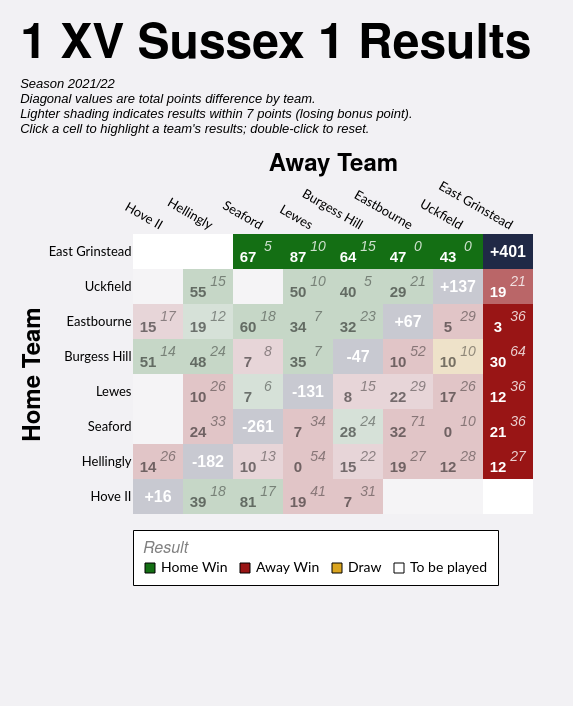

The specification (Vega-Lite) saved for this image:
### Vega-Lite specification from a JSON file in a GitHub repository (floating-point values rounded to 4 significant figures)
{"config": {"axis": {"labelFont": "Lato, sans-serif", "titleFont": "PT Sans Narrow, Helvetica Neue, Helvetica, Arial, sans-serif", "labelFontSize": 13, "titleFontSize": 24, "gridColor": "#202947", "gridOpacity": 0.2}, "header": {"labelFont": "PT Sans Narrow, Helvetica Neue, Helvetica, Arial, sans-serif", "titleFont": "PT Sans Narrow, Helvetica Neue, Helvetica, Arial, sans-serif", "labelFontSize": 24, "titleFontSize": 28, "labelFontWeight": "bold", "orient": "left"}, "legend": {"labelFont": "Lato, sans-serif", "titleFont": "PT Sans Narrow, Helvetica Neue, Helvetica, Arial, sans-serif", "labelFontSize": 14, "titleFontSize": 16, "titlePadding": 5, "fillColor": "white", "strokeColor": "black", "padding": 10, "titleFontWeight": "lighter", "titleFontStyle": "italic", "titleColor": "gray", "offset": 10}, "title": {"font": "PT Sans Narrow, Helvetica Neue, Helvetica, Arial, sans-serif", "fontSize": 48, "fontWeight": "bold", "anchor": "start", "align": "center", "titlePadding": 20, "subtitlePadding": 10, "subtitleFontSize": 13, "subtitleColor": "", "subtitleFontStyle": "italic", "offset": 15, "color": "black"}, "axisX": {"labelAngle": 0}, "facet": {"title": null, "header": null, "align": {"row": "each", "column": "each"}}, "resolve": {"scale": {"y": "independent", "facet": "independent"}}, "background": "#f2f1f4", "view": {"stroke": null}}, "layer": [{"data": {"name": "data-8e89745e91d6dfe7bef46df0628b82b9"}, "mark": {"type": "rect"}, "encoding": {"color": {"field": "result", "legend": {"columns": 4, "direction": "horizontal", "labelLimit": 200, "offset": 16, "orient": "bottom", "symbolStrokeColor": "black", "symbolStrokeWidth": 1, "values": ["Home Win", "Away Win", "Draw", "To be played"]}, "scale": {"domain": ["Home Win", "Home Win (LBP)", "Away Win", "Away Win (LBP)", "Draw", "To be played", "N/A"], "range": ["#146f14", "#146f14a0", "#991515", "#991515a0", "goldenrod", "white", "#202946"]}, "title": "Result", "type": "nominal"}, "opacity": {"condition": {"test": "datum.home_team == param_4['home_team'] || datum.away_team == param_4['home_team'] || !isValid(param_4['home_team'])", "value": 1.0}, "value": 0.2}, "tooltip": [{"field": "home_team", "title": "Home", "type": "nominal"}, {"field": "away_team", "title": "Away", "type": "nominal"}, {"field": "home_score_text", "title": "Home Score", "type": "nominal"}, {"field": "away_score_text", "title": "Away Score", "type": "nominal"}, {"field": "result", "title": "Result", "type": "nominal"}, {"field": "date", "format": "%d %b %Y", "title": "Date", "type": "temporal"}], "x": {"axis": {"domain": false, "grid": false, "labelAngle": 30, "orient": "top", "ticks": false}, "field": "away_team", "sort": ["Hove II", "Hellingly", "Seaford", "Lewes", "Burgess Hill", "Eastbourne", "Uckfield", "East Grinstead"], "title": "Away Team", "type": "nominal"}, "y": {"axis": {"domain": false, "grid": false, "ticks": false}, "field": "home_team", "sort": ["East Grinstead", "Uckfield", "Eastbourne", "Burgess Hill", "Lewes", "Seaford", "Hellingly", "Hove II"], "title": "Home Team", "type": "nominal"}}, "name": "view_1"}, {"data": {"name": "data-8e89745e91d6dfe7bef46df0628b82b9"}, "mark": {"type": "text", "fontStyle": "italic", "size": 14, "xOffset": 10, "yOffset": -5}, "encoding": {"color": {"condition": {"test": "datum.home_team == param_4['home_team'] || datum.away_team == param_4['home_team'] || !isValid(param_4['home_team'])", "value": "white"}, "value": "black"}, "opacity": {"condition": {"test": "datum.home_team == param_4['home_team'] || datum.away_team == param_4['home_team'] || !isValid(param_4['home_team'])", "value": 0.8}, "value": 0.4}, "text": {"field": "away_score_text", "type": "nominal"}, "x": {"field": "away_team", "sort": ["Hove II", "Hellingly", "Seaford", "Lewes", "Burgess Hill", "Eastbourne", "Uckfield", "East Grinstead"], "type": "nominal"}, "y": {"field": "home_team", "sort": ["East Grinstead", "Uckfield", "Eastbourne", "Burgess Hill", "Lewes", "Seaford", "Hellingly", "Hove II"], "type": "nominal"}}, "transform": [{"filter": "datum.away_score_text != '' && datum.away_score_text != 'WO'"}]}, {"data": {"name": "data-8e89745e91d6dfe7bef46df0628b82b9"}, "mark": {"type": "text", "size": 12, "xOffset": 10, "yOffset": -5}, "encoding": {"color": {"condition": {"test": "datum.home_team == param_4['home_team'] || datum.away_team == param_4['home_team'] || !isValid(param_4['home_team'])", "value": "white"}, "value": "black"}, "opacity": {"condition": {"test": "datum.home_team == param_4['home_team'] || datum.away_team == param_4['home_team'] || !isValid(param_4['home_team'])", "value": 0.8}, "value": 0.4}, "text": {"field": "away_score_text", "type": "nominal"}, "x": {"field": "away_team", "sort": ["Hove II", "Hellingly", "Seaford", "Lewes", "Burgess Hill", "Eastbourne", "Uckfield", "East Grinstead"], "type": "nominal"}, "y": {"field": "home_team", "sort": ["East Grinstead", "Uckfield", "Eastbourne", "Burgess Hill", "Lewes", "Seaford", "Hellingly", "Hove II"], "type": "nominal"}}, "transform": [{"filter": "datum.away_score_text == 'WO'"}]}, {"data": {"name": "data-8e89745e91d6dfe7bef46df0628b82b9"}, "mark": {"type": "text", "fontWeight": "bold", "size": 15, "xOffset": -10, "yOffset": 5}, "encoding": {"color": {"condition": {"test": "datum.home_team == param_4['home_team'] || datum.away_team == param_4['home_team'] || !isValid(param_4['home_team'])", "value": "white"}, "value": "black"}, "opacity": {"condition": {"test": "datum.home_team == param_4['home_team'] || datum.away_team == param_4['home_team'] || !isValid(param_4['home_team'])", "value": 1.0}, "value": 0.5}, "text": {"field": "home_score_text", "type": "nominal"}, "x": {"field": "away_team", "sort": ["Hove II", "Hellingly", "Seaford", "Lewes", "Burgess Hill", "Eastbourne", "Uckfield", "East Grinstead"], "type": "nominal"}, "y": {"field": "home_team", "sort": ["East Grinstead", "Uckfield", "Eastbourne", "Burgess Hill", "Lewes", "Seaford", "Hellingly", "Hove II"], "type": "nominal"}}, "transform": [{"filter": "datum.home_score_text != '' && datum.home_score_text != 'WO'"}]}, {"data": {"name": "data-8e89745e91d6dfe7bef46df0628b82b9"}, "mark": {"type": "text", "size": 12, "xOffset": -10, "yOffset": 5}, "encoding": {"color": {"condition": {"test": "datum.home_team == param_4['home_team'] || datum.away_team == param_4['home_team'] || !isValid(param_4['home_team'])", "value": "white"}, "value": "black"}, "opacity": {"condition": {"test": "datum.home_team == param_4['home_team'] || datum.away_team == param_4['home_team'] || !isValid(param_4['home_team'])", "value": 1.0}, "value": 0.5}, "text": {"field": "home_score_text", "type": "nominal"}, "x": {"field": "away_team", "sort": ["Hove II", "Hellingly", "Seaford", "Lewes", "Burgess Hill", "Eastbourne", "Uckfield", "East Grinstead"], "type": "nominal"}, "y": {"field": "home_team", "sort": ["East Grinstead", "Uckfield", "Eastbourne", "Burgess Hill", "Lewes", "Seaford", "Hellingly", "Hove II"], "type": "nominal"}}, "transform": [{"filter": "datum.home_score_text == 'WO'"}]}, {"data": {"name": "data-dddbf2c5a322969ad81e067fa036e787"}, "mark": {"type": "text", "color": "white", "fontWeight": "bold", "size": 16}, "encoding": {"text": {"field": "display_text", "type": "nominal"}, "tooltip": [{"field": "home_team", "title": "Team", "type": "nominal"}, {"field": "display_text", "title": "Points Difference", "type": "nominal"}], "x": {"field": "away_team", "sort": ["Hove II", "Hellingly", "Seaford", "Lewes", "Burgess Hill", "Eastbourne", "Uckfield", "East Grinstead"], "type": "nominal"}, "y": {"field": "home_team", "sort": ["East Grinstead", "Uckfield", "Eastbourne", "Burgess Hill", "Lewes", "Seaford", "Hellingly", "Hove II"], "type": "nominal"}}}], "height": {"step": 35}, "padding": {"left": 20, "top": 20, "right": 40, "bottom": 120}, "params": [{"name": "param_4", "select": {"type": "point", "clear": "dblclick", "fields": ["home_team"], "on": "click"}, "value": [{"home_team": "East Grinstead"}], "views": ["view_1"]}], "title": {"text": "1 XV Sussex 1 Results", "subtitle": ["Season 2021/22", "Diagonal values are total points difference by team.", "Lighter shading indicates results within 7 points (losing bonus point).", "Click a cell to highlight a team's results; double-click to reset."]}, "width": {"step": 50}, "$schema": "https://vega.github.io/schema/vega-lite/v5.20.1.json", "datasets": {"data-8e89745e91d6dfe7bef46df0628b82b9": [{"home_team": "Burgess Hill", "away_team": "Burgess Hill", "match_id": null, "date": "", "home_score": null, "away_score": null, "home_walkover": null, "away_walkover": null, "result": "N/A", "home_score_text": "", "away_score_text": "", "wo_result": "", "score_text": "", "display_text": "-47", "is_diagonal": true, "result_simple": "N/A"}, {"home_team": "Burgess Hill", "away_team": "East Grinstead", "match_id": "954941", "date": "2022-02-26T00:00:00", "home_score": 30.0, "away_score": 64.0, "home_walkover": false, "away_walkover": false, "result": "Away Win", "home_score_text": "30", "away_score_text": "64", "wo_result": "", "score_text": "30-64", "display_text": "30-64", "is_diagonal": false, "result_simple": "Away Win"}, {"home_team": "Burgess Hill", "away_team": "Eastbourne", "match_id": "909527", "date": "2021-11-13T00:00:00", "home_score": 10.0, "away_score": 52.0, "home_walkover": false, "away_walkover": false, "result": "Away Win", "home_score_text": "10", "away_score_text": "52", "wo_result": "", "score_text": "10-52", "display_text": "10-52", "is_diagonal": false, "result_simple": "Away Win"}, {"home_team": "Burgess Hill", "away_team": "Hellingly", "match_id": "909555", "date": "2022-02-12T00:00:00", "home_score": 48.0, "away_score": 24.0, "home_walkover": false, "away_walkover": false, "result": "Home Win", "home_score_text": "48", "away_score_text": "24", "wo_result": "", "score_text": "48-24", "display_text": "48-24", "is_diagonal": false, "result_simple": "Home Win"}, {"home_team": "Burgess Hill", "away_team": "Hove II", "match_id": "909511", "date": "2021-10-02T00:00:00", "home_score": 51.0, "away_score": 14.0, "home_walkover": false, "away_walkover": false, "result": "Home Win", "home_score_text": "51", "away_score_text": "14", "wo_result": "", "score_text": "51-14", "display_text": "51-14", "is_diagonal": false, "result_simple": "Home Win"}, {"home_team": "Burgess Hill", "away_team": "Lewes", "match_id": "909507", "date": "2021-09-25T00:00:00", "home_score": 35.0, "away_score": 7.0, "home_walkover": false, "away_walkover": false, "result": "Home Win", "home_score_text": "35", "away_score_text": "7", "wo_result": "", "score_text": "35-7", "display_text": "35-7", "is_diagonal": false, "result_simple": "Home Win"}, {"home_team": "Burgess Hill", "away_team": "Seaford", "match_id": "909547", "date": "2022-01-22T00:00:00", "home_score": 7.0, "away_score": 8.0, "home_walkover": false, "away_walkover": false, "result": "Away Win (LBP)", "home_score_text": "7", "away_score_text": "8", "wo_result": "", "score_text": "7-8", "display_text": "7-8", "is_diagonal": false, "result_simple": "Away Win"}, {"home_team": "Burgess Hill", "away_team": "Uckfield", "match_id": "909519", "date": "2021-10-23T00:00:00", "home_score": 10.0, "away_score": 10.0, "home_walkover": false, "away_walkover": false, "result": "Draw", "home_score_text": "10", "away_score_text": "10", "wo_result": "", "score_text": "10-10", "display_text": "10-10", "is_diagonal": false, "result_simple": "Draw"}, {"home_team": "East Grinstead", "away_team": "Burgess Hill", "match_id": "909516", "date": "2021-10-16T00:00:00", "home_score": 64.0, "away_score": 15.0, "home_walkover": false, "away_walkover": false, "result": "Home Win", "home_score_text": "64", "away_score_text": "15", "wo_result": "", "score_text": "64-15", "display_text": "64-15", "is_diagonal": false, "result_simple": "Home Win"}, {"home_team": "East Grinstead", "away_team": "East Grinstead", "match_id": null, "date": "", "home_score": null, "away_score": null, "home_walkover": null, "away_walkover": null, "result": "N/A", "home_score_text": "", "away_score_text": "", "wo_result": "", "score_text": "", "display_text": "+401", "is_diagonal": true, "result_simple": "N/A"}, {"home_team": "East Grinstead", "away_team": "Eastbourne", "match_id": "909509", "date": "2021-09-25T00:00:00", "home_score": 47.0, "away_score": 0.0, "home_walkover": false, "away_walkover": false, "result": "Home Win", "home_score_text": "47", "away_score_text": "0", "wo_result": "", "score_text": "47-0", "display_text": "47-0", "is_diagonal": false, "result_simple": "Home Win"}, {"home_team": "East Grinstead", "away_team": "Hellingly", "match_id": null, "date": "", "home_score": null, "away_score": null, "home_walkover": null, "away_walkover": null, "result": "To be played", "home_score_text": "", "away_score_text": "", "wo_result": "", "score_text": "", "display_text": "", "is_diagonal": false, "result_simple": "To be played"}, {"home_team": "East Grinstead", "away_team": "Hove II", "match_id": null, "date": "", "home_score": null, "away_score": null, "home_walkover": null, "away_walkover": null, "result": "To be played", "home_score_text": "", "away_score_text": "", "wo_result": "", "score_text": "", "display_text": "", "is_diagonal": false, "result_simple": "To be played"}, {"home_team": "East Grinstead", "away_team": "Lewes", "match_id": "909523", "date": "2021-10-30T00:00:00", "home_score": 87.0, "away_score": 10.0, "home_walkover": false, "away_walkover": false, "result": "Home Win", "home_score_text": "87", "away_score_text": "10", "wo_result": "", "score_text": "87-10", "display_text": "87-10", "is_diagonal": false, "result_simple": "Home Win"}, {"home_team": "East Grinstead", "away_team": "Seaford", "match_id": "909557", "date": "2022-02-12T00:00:00", "home_score": 67.0, "away_score": 5.0, "home_walkover": false, "away_walkover": false, "result": "Home Win", "home_score_text": "67", "away_score_text": "5", "wo_result": "", "score_text": "67-5", "display_text": "67-5", "is_diagonal": false, "result_simple": "Home Win"}, {"home_team": "East Grinstead", "away_team": "Uckfield", "match_id": "909529", "date": "2021-11-13T00:00:00", "home_score": 43.0, "away_score": 0.0, "home_walkover": false, "away_walkover": false, "result": "Home Win", "home_score_text": "43", "away_score_text": "0", "wo_result": "", "score_text": "43-0", "display_text": "43-0", "is_diagonal": false, "result_simple": "Home Win"}, {"home_team": "Eastbourne", "away_team": "Burgess Hill", "match_id": "909553", "date": "2022-01-29T00:00:00", "home_score": 32.0, "away_score": 23.0, "home_walkover": false, "away_walkover": false, "result": "Home Win", "home_score_text": "32", "away_score_text": "23", "wo_result": "", "score_text": "32-23", "display_text": "32-23", "is_diagonal": false, "result_simple": "Home Win"}, {"home_team": "Eastbourne", "away_team": "East Grinstead", "match_id": "909560", "date": "2022-02-19T00:00:00", "home_score": 3.0, "away_score": 36.0, "home_walkover": false, "away_walkover": false, "result": "Away Win", "home_score_text": "3", "away_score_text": "36", "wo_result": "", "score_text": "3-36", "display_text": "3-36", "is_diagonal": false, "result_simple": "Away Win"}, {"home_team": "Eastbourne", "away_team": "Eastbourne", "match_id": null, "date": "", "home_score": null, "away_score": null, "home_walkover": null, "away_walkover": null, "result": "N/A", "home_score_text": "", "away_score_text": "", "wo_result": "", "score_text": "", "display_text": "+67", "is_diagonal": true, "result_simple": "N/A"}, {"home_team": "Eastbourne", "away_team": "Hellingly", "match_id": "909526", "date": "2021-10-30T00:00:00", "home_score": 19.0, "away_score": 12.0, "home_walkover": false, "away_walkover": false, "result": "Home Win (LBP)", "home_score_text": "19", "away_score_text": "12", "wo_result": "", "score_text": "19-12", "display_text": "19-12", "is_diagonal": false, "result_simple": "Home Win"}, {"home_team": "Eastbourne", "away_team": "Hove II", "match_id": "909533", "date": "2021-11-27T00:00:00", "home_score": 15.0, "away_score": 17.0, "home_walkover": false, "away_walkover": false, "result": "Away Win (LBP)", "home_score_text": "15", "away_score_text": "17", "wo_result": "", "score_text": "15-17", "display_text": "15-17", "is_diagonal": false, "result_simple": "Away Win"}, {"home_team": "Eastbourne", "away_team": "Lewes", "match_id": "909546", "date": "2022-01-15T00:00:00", "home_score": 34.0, "away_score": 7.0, "home_walkover": false, "away_walkover": false, "result": "Home Win", "home_score_text": "34", "away_score_text": "7", "wo_result": "", "score_text": "34-7", "display_text": "34-7", "is_diagonal": false, "result_simple": "Home Win"}, {"home_team": "Eastbourne", "away_team": "Seaford", "match_id": "954943", "date": "2022-02-05T00:00:00", "home_score": 60.0, "away_score": 18.0, "home_walkover": false, "away_walkover": false, "result": "Home Win", "home_score_text": "60", "away_score_text": "18", "wo_result": "", "score_text": "60-18", "display_text": "60-18", "is_diagonal": false, "result_simple": "Home Win"}, {"home_team": "Eastbourne", "away_team": "Uckfield", "match_id": "909512", "date": "2021-10-02T00:00:00", "home_score": 5.0, "away_score": 29.0, "home_walkover": false, "away_walkover": false, "result": "Away Win", "home_score_text": "5", "away_score_text": "29", "wo_result": "", "score_text": "5-29", "display_text": "5-29", "is_diagonal": false, "result_simple": "Away Win"}, {"home_team": "Hellingly", "away_team": "Burgess Hill", "match_id": "953129", "date": "2022-02-05T00:00:00", "home_score": 15.0, "away_score": 22.0, "home_walkover": false, "away_walkover": false, "result": "Away Win (LBP)", "home_score_text": "15", "away_score_text": "22", "wo_result": "", "score_text": "15-22", "display_text": "15-22", "is_diagonal": false, "result_simple": "Away Win"}, {"home_team": "Hellingly", "away_team": "East Grinstead", "match_id": "909513", "date": "2021-10-02T00:00:00", "home_score": 12.0, "away_score": 27.0, "home_walkover": false, "away_walkover": false, "result": "Away Win", "home_score_text": "12", "away_score_text": "27", "wo_result": "", "score_text": "12-27", "display_text": "12-27", "is_diagonal": false, "result_simple": "Away Win"}, {"home_team": "Hellingly", "away_team": "Eastbourne", "match_id": "909549", "date": "2022-01-22T00:00:00", "home_score": 19.0, "away_score": 27.0, "home_walkover": false, "away_walkover": false, "result": "Away Win", "home_score_text": "19", "away_score_text": "27", "wo_result": "", "score_text": "19-27", "display_text": "19-27", "is_diagonal": false, "result_simple": "Away Win"}, {"home_team": "Hellingly", "away_team": "Hellingly", "match_id": null, "date": "", "home_score": null, "away_score": null, "home_walkover": null, "away_walkover": null, "result": "N/A", "home_score_text": "", "away_score_text": "", "wo_result": "", "score_text": "", "display_text": "-182", "is_diagonal": true, "result_simple": "N/A"}, {"home_team": "Hellingly", "away_team": "Hove II", "match_id": "909561", "date": "2022-02-19T00:00:00", "home_score": 14.0, "away_score": 26.0, "home_walkover": false, "away_walkover": false, "result": "Away Win", "home_score_text": "14", "away_score_text": "26", "wo_result": "", "score_text": "14-26", "display_text": "14-26", "is_diagonal": false, "result_simple": "Away Win"}, {"home_team": "Hellingly", "away_team": "Lewes", "match_id": "909554", "date": "2022-01-29T00:00:00", "home_score": 0.0, "away_score": 54.0, "home_walkover": false, "away_walkover": false, "result": "Away Win", "home_score_text": "0", "away_score_text": "54", "wo_result": "", "score_text": "0-54", "display_text": "0-54", "is_diagonal": false, "result_simple": "Away Win"}, {"home_team": "Hellingly", "away_team": "Seaford", "match_id": "909521", "date": "2021-10-23T00:00:00", "home_score": 10.0, "away_score": 13.0, "home_walkover": false, "away_walkover": false, "result": "Away Win (LBP)", "home_score_text": "10", "away_score_text": "13", "wo_result": "", "score_text": "10-13", "display_text": "10-13", "is_diagonal": false, "result_simple": "Away Win"}, {"home_team": "Hellingly", "away_team": "Uckfield", "match_id": "954942", "date": "2022-01-08T00:00:00", "home_score": 12.0, "away_score": 28.0, "home_walkover": false, "away_walkover": false, "result": "Away Win", "home_score_text": "12", "away_score_text": "28", "wo_result": "", "score_text": "12-28", "display_text": "12-28", "is_diagonal": false, "result_simple": "Away Win"}, {"home_team": "Hove II", "away_team": "Burgess Hill", "match_id": "909535", "date": "2021-12-04T00:00:00", "home_score": 7.0, "away_score": 31.0, "home_walkover": false, "away_walkover": false, "result": "Away Win", "home_score_text": "7", "away_score_text": "31", "wo_result": "", "score_text": "7-31", "display_text": "7-31", "is_diagonal": false, "result_simple": "Away Win"}, {"home_team": "Hove II", "away_team": "East Grinstead", "match_id": null, "date": "", "home_score": null, "away_score": null, "home_walkover": null, "away_walkover": null, "result": "To be played", "home_score_text": "", "away_score_text": "", "wo_result": "", "score_text": "", "display_text": "", "is_diagonal": false, "result_simple": "To be played"}, {"home_team": "Hove II", "away_team": "Eastbourne", "match_id": null, "date": "", "home_score": null, "away_score": null, "home_walkover": null, "away_walkover": null, "result": "To be played", "home_score_text": "", "away_score_text": "", "wo_result": "", "score_text": "", "display_text": "", "is_diagonal": false, "result_simple": "To be played"}, {"home_team": "Hove II", "away_team": "Hellingly", "match_id": "909508", "date": "2021-09-25T00:00:00", "home_score": 39.0, "away_score": 18.0, "home_walkover": false, "away_walkover": false, "result": "Home Win", "home_score_text": "39", "away_score_text": "18", "wo_result": "", "score_text": "39-18", "display_text": "39-18", "is_diagonal": false, "result_simple": "Home Win"}, {"home_team": "Hove II", "away_team": "Hove II", "match_id": null, "date": "", "home_score": null, "away_score": null, "home_walkover": null, "away_walkover": null, "result": "N/A", "home_score_text": "", "away_score_text": "", "wo_result": "", "score_text": "", "display_text": "+16", "is_diagonal": true, "result_simple": "N/A"}, {"home_team": "Hove II", "away_team": "Lewes", "match_id": "909515", "date": "2021-10-16T00:00:00", "home_score": 19.0, "away_score": 41.0, "home_walkover": false, "away_walkover": false, "result": "Away Win", "home_score_text": "19", "away_score_text": "41", "wo_result": "", "score_text": "19-41", "display_text": "19-41", "is_diagonal": false, "result_simple": "Away Win"}, {"home_team": "Hove II", "away_team": "Seaford", "match_id": "909528", "date": "2021-11-13T00:00:00", "home_score": 81.0, "away_score": 17.0, "home_walkover": false, "away_walkover": false, "result": "Home Win", "home_score_text": "81", "away_score_text": "17", "wo_result": "", "score_text": "81-17", "display_text": "81-17", "is_diagonal": false, "result_simple": "Home Win"}, {"home_team": "Hove II", "away_team": "Uckfield", "match_id": null, "date": "", "home_score": null, "away_score": null, "home_walkover": null, "away_walkover": null, "result": "To be played", "home_score_text": "", "away_score_text": "", "wo_result": "", "score_text": "", "display_text": "", "is_diagonal": false, "result_simple": "To be played"}, {"home_team": "Lewes", "away_team": "Burgess Hill", "match_id": "909562", "date": "2022-02-19T00:00:00", "home_score": 8.0, "away_score": 15.0, "home_walkover": false, "away_walkover": false, "result": "Away Win (LBP)", "home_score_text": "8", "away_score_text": "15", "wo_result": "", "score_text": "8-15", "display_text": "8-15", "is_diagonal": false, "result_simple": "Away Win"}, {"home_team": "Lewes", "away_team": "East Grinstead", "match_id": "909550", "date": "2022-01-22T00:00:00", "home_score": 12.0, "away_score": 36.0, "home_walkover": false, "away_walkover": false, "result": "Away Win", "home_score_text": "12", "away_score_text": "36", "wo_result": "", "score_text": "12-36", "display_text": "12-36", "is_diagonal": false, "result_simple": "Away Win"}, {"home_team": "Lewes", "away_team": "Eastbourne", "match_id": "909522", "date": "2021-10-23T00:00:00", "home_score": 22.0, "away_score": 29.0, "home_walkover": false, "away_walkover": false, "result": "Away Win (LBP)", "home_score_text": "22", "away_score_text": "29", "wo_result": "", "score_text": "22-29", "display_text": "22-29", "is_diagonal": false, "result_simple": "Away Win"}, {"home_team": "Lewes", "away_team": "Hellingly", "match_id": "909530", "date": "2021-11-13T00:00:00", "home_score": 10.0, "away_score": 26.0, "home_walkover": false, "away_walkover": false, "result": "Away Win", "home_score_text": "10", "away_score_text": "26", "wo_result": "", "score_text": "10-26", "display_text": "10-26", "is_diagonal": false, "result_simple": "Away Win"}, {"home_team": "Lewes", "away_team": "Hove II", "match_id": null, "date": "", "home_score": null, "away_score": null, "home_walkover": null, "away_walkover": null, "result": "To be played", "home_score_text": "", "away_score_text": "", "wo_result": "", "score_text": "", "display_text": "", "is_diagonal": false, "result_simple": "To be played"}, {"home_team": "Lewes", "away_team": "Lewes", "match_id": null, "date": "", "home_score": null, "away_score": null, "home_walkover": null, "away_walkover": null, "result": "N/A", "home_score_text": "", "away_score_text": "", "wo_result": "", "score_text": "", "display_text": "-131", "is_diagonal": true, "result_simple": "N/A"}, {"home_team": "Lewes", "away_team": "Seaford", "match_id": "909514", "date": "2021-10-02T00:00:00", "home_score": 7.0, "away_score": 6.0, "home_walkover": false, "away_walkover": false, "result": "Home Win (LBP)", "home_score_text": "7", "away_score_text": "6", "wo_result": "", "score_text": "7-6", "display_text": "7-6", "is_diagonal": false, "result_simple": "Home Win"}, {"home_team": "Lewes", "away_team": "Uckfield", "match_id": "909558", "date": "2022-02-12T00:00:00", "home_score": 17.0, "away_score": 26.0, "home_walkover": false, "away_walkover": false, "result": "Away Win", "home_score_text": "17", "away_score_text": "26", "wo_result": "", "score_text": "17-26", "display_text": "17-26", "is_diagonal": false, "result_simple": "Away Win"}, {"home_team": "Seaford", "away_team": "Burgess Hill", "match_id": "931679", "date": "2021-09-18T00:00:00", "home_score": 28.0, "away_score": 24.0, "home_walkover": false, "away_walkover": false, "result": "Home Win (LBP)", "home_score_text": "28", "away_score_text": "24", "wo_result": "", "score_text": "28-24", "display_text": "28-24", "is_diagonal": false, "result_simple": "Home Win"}, {"home_team": "Seaford", "away_team": "East Grinstead", "match_id": "909532", "date": "2021-11-27T00:00:00", "home_score": 21.0, "away_score": 36.0, "home_walkover": false, "away_walkover": false, "result": "Away Win", "home_score_text": "21", "away_score_text": "36", "wo_result": "", "score_text": "21-36", "display_text": "21-36", "is_diagonal": false, "result_simple": "Away Win"}, {"home_team": "Seaford", "away_team": "Eastbourne", "match_id": "909518", "date": "2021-10-16T00:00:00", "home_score": 32.0, "away_score": 71.0, "home_walkover": false, "away_walkover": false, "result": "Away Win", "home_score_text": "32", "away_score_text": "71", "wo_result": "", "score_text": "32-71", "display_text": "32-71", "is_diagonal": false, "result_simple": "Away Win"}, {"home_team": "Seaford", "away_team": "Hellingly", "match_id": "909545", "date": "2022-01-15T00:00:00", "home_score": 24.0, "away_score": 33.0, "home_walkover": false, "away_walkover": false, "result": "Away Win", "home_score_text": "24", "away_score_text": "33", "wo_result": "", "score_text": "24-33", "display_text": "24-33", "is_diagonal": false, "result_simple": "Away Win"}, {"home_team": "Seaford", "away_team": "Hove II", "match_id": null, "date": "", "home_score": null, "away_score": null, "home_walkover": null, "away_walkover": null, "result": "To be played", "home_score_text": "", "away_score_text": "", "wo_result": "", "score_text": "", "display_text": "", "is_diagonal": false, "result_simple": "To be played"}, {"home_team": "Seaford", "away_team": "Lewes", "match_id": "909538", "date": "2021-12-04T00:00:00", "home_score": 7.0, "away_score": 34.0, "home_walkover": false, "away_walkover": false, "result": "Away Win", "home_score_text": "7", "away_score_text": "34", "wo_result": "", "score_text": "7-34", "display_text": "7-34", "is_diagonal": false, "result_simple": "Away Win"}, {"home_team": "Seaford", "away_team": "Seaford", "match_id": null, "date": "", "home_score": null, "away_score": null, "home_walkover": null, "away_walkover": null, "result": "N/A", "home_score_text": "", "away_score_text": "", "wo_result": "", "score_text": "", "display_text": "-261", "is_diagonal": true, "result_simple": "N/A"}, {"home_team": "Seaford", "away_team": "Uckfield", "match_id": "909559", "date": "2022-02-19T00:00:00", "home_score": 0.0, "away_score": 10.0, "home_walkover": false, "away_walkover": false, "result": "Away Win", "home_score_text": "0", "away_score_text": "10", "wo_result": "", "score_text": "0-10", "display_text": "0-10", "is_diagonal": false, "result_simple": "Away Win"}, {"home_team": "Uckfield", "away_team": "Burgess Hill", "match_id": "909544", "date": "2022-01-15T00:00:00", "home_score": 40.0, "away_score": 5.0, "home_walkover": false, "away_walkover": false, "result": "Home Win", "home_score_text": "40", "away_score_text": "5", "wo_result": "", "score_text": "40-5", "display_text": "40-5", "is_diagonal": false, "result_simple": "Home Win"}, {"home_team": "Uckfield", "away_team": "East Grinstead", "match_id": "909551", "date": "2022-01-29T00:00:00", "home_score": 19.0, "away_score": 21.0, "home_walkover": false, "away_walkover": false, "result": "Away Win (LBP)", "home_score_text": "19", "away_score_text": "21", "wo_result": "", "score_text": "19-21", "display_text": "19-21", "is_diagonal": false, "result_simple": "Away Win"}, {"home_team": "Uckfield", "away_team": "Eastbourne", "match_id": "909537", "date": "2021-12-04T00:00:00", "home_score": 29.0, "away_score": 21.0, "home_walkover": false, "away_walkover": false, "result": "Home Win", "home_score_text": "29", "away_score_text": "21", "wo_result": "", "score_text": "29-21", "display_text": "29-21", "is_diagonal": false, "result_simple": "Home Win"}, {"home_team": "Uckfield", "away_team": "Hellingly", "match_id": "909517", "date": "2021-10-16T00:00:00", "home_score": 55.0, "away_score": 15.0, "home_walkover": false, "away_walkover": false, "result": "Home Win", "home_score_text": "55", "away_score_text": "15", "wo_result": "", "score_text": "55-15", "display_text": "55-15", "is_diagonal": false, "result_simple": "Home Win"}, {"home_team": "Uckfield", "away_team": "Hove II", "match_id": null, "date": "", "home_score": null, "away_score": null, "home_walkover": null, "away_walkover": null, "result": "To be played", "home_score_text": "", "away_score_text": "", "wo_result": "", "score_text": "", "display_text": "", "is_diagonal": false, "result_simple": "To be played"}, {"home_team": "Uckfield", "away_team": "Lewes", "match_id": "909531", "date": "2021-11-27T00:00:00", "home_score": 50.0, "away_score": 10.0, "home_walkover": false, "away_walkover": false, "result": "Home Win", "home_score_text": "50", "away_score_text": "10", "wo_result": "", "score_text": "50-10", "display_text": "50-10", "is_diagonal": false, "result_simple": "Home Win"}, {"home_team": "Uckfield", "away_team": "Seaford", "match_id": null, "date": "", "home_score": null, "away_score": null, "home_walkover": null, "away_walkover": null, "result": "To be played", "home_score_text": "", "away_score_text": "", "wo_result": "", "score_text": "", "display_text": "", "is_diagonal": false, "result_simple": "To be played"}, {"home_team": "Uckfield", "away_team": "Uckfield", "match_id": null, "date": "", "home_score": null, "away_score": null, "home_walkover": null, "away_walkover": null, "result": "N/A", "home_score_text": "", "away_score_text": "", "wo_result": "", "score_text": "", "display_text": "+137", "is_diagonal": true, "result_simple": "N/A"}], "data-dddbf2c5a322969ad81e067fa036e787": [{"home_team": "Burgess Hill", "away_team": "Burgess Hill", "match_id": null, "date": "", "home_score": null, "away_score": null, "home_walkover": null, "away_walkover": null, "result": "N/A", "home_score_text": "", "away_score_text": "", "wo_result": "", "score_text": "", "display_text": "-47", "is_diagonal": true, "result_simple": "N/A"}, {"home_team": "East Grinstead", "away_team": "East Grinstead", "match_id": null, "date": "", "home_score": null, "away_score": null, "home_walkover": null, "away_walkover": null, "result": "N/A", "home_score_text": "", "away_score_text": "", "wo_result": "", "score_text": "", "display_text": "+401", "is_diagonal": true, "result_simple": "N/A"}, {"home_team": "Eastbourne", "away_team": "Eastbourne", "match_id": null, "date": "", "home_score": null, "away_score": null, "home_walkover": null, "away_walkover": null, "result": "N/A", "home_score_text": "", "away_score_text": "", "wo_result": "", "score_text": "", "display_text": "+67", "is_diagonal": true, "result_simple": "N/A"}, {"home_team": "Hellingly", "away_team": "Hellingly", "match_id": null, "date": "", "home_score": null, "away_score": null, "home_walkover": null, "away_walkover": null, "result": "N/A", "home_score_text": "", "away_score_text": "", "wo_result": "", "score_text": "", "display_text": "-182", "is_diagonal": true, "result_simple": "N/A"}, {"home_team": "Hove II", "away_team": "Hove II", "match_id": null, "date": "", "home_score": null, "away_score": null, "home_walkover": null, "away_walkover": null, "result": "N/A", "home_score_text": "", "away_score_text": "", "wo_result": "", "score_text": "", "display_text": "+16", "is_diagonal": true, "result_simple": "N/A"}, {"home_team": "Lewes", "away_team": "Lewes", "match_id": null, "date": "", "home_score": null, "away_score": null, "home_walkover": null, "away_walkover": null, "result": "N/A", "home_score_text": "", "away_score_text": "", "wo_result": "", "score_text": "", "display_text": "-131", "is_diagonal": true, "result_simple": "N/A"}, {"home_team": "Seaford", "away_team": "Seaford", "match_id": null, "date": "", "home_score": null, "away_score": null, "home_walkover": null, "away_walkover": null, "result": "N/A", "home_score_text": "", "away_score_text": "", "wo_result": "", "score_text": "", "display_text": "-261", "is_diagonal": true, "result_simple": "N/A"}, {"home_team": "Uckfield", "away_team": "Uckfield", "match_id": null, "date": "", "home_score": null, "away_score": null, "home_walkover": null, "away_walkover": null, "result": "N/A", "home_score_text": "", "away_score_text": "", "wo_result": "", "score_text": "", "display_text": "+137", "is_diagonal": true, "result_simple": "N/A"}]}}
